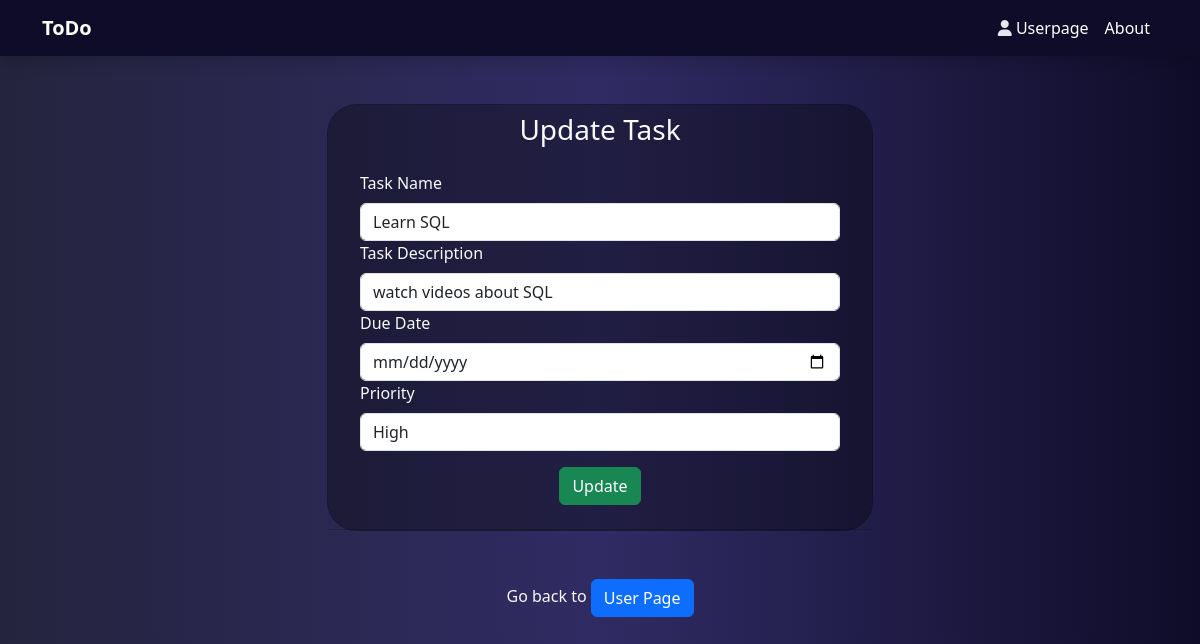
The app's page /Task_manager/update/10 (signed in) with its own data.
### Task_Manager/models.py (models this page shows, shortened)
class TaskModel(models.Model):
    Task_Name = models.CharField(max_length=100)
    Task_Description = models.TextField(max_length=100)
    Created_Date = models.DateTimeField(auto_now=True)
    Due_Date = models.DateTimeField()
    Priority_Level = [
                        ('Low','Low'),
                        ('Medium','Medium'),
                        ('High','High')
                    ]
    Priority = models.CharField(max_length=100,choices=Priority_Level)      # here choices is given as a list before , if we want  we can add it here
    Points = models.IntegerField(default=0)
    Status = models.BooleanField(default=False)
    user = models.ForeignKey(User,on_delete=models.CASCADE)

### Task_Manager/views.py (the view, shortened to what this page needs)
# urls.py: path('Task_manager/update/<int:pk>',TaskUpdate_view.as_view(),name='update'),
class TaskUpdate_view(View):
    def get(self,request,**kwargs):
        data = get_object_or_404(TaskModel,id=kwargs.get('pk'),user=request.user)
        form = Taskform(instance = data)  # we can only use instance in modelform
        return render(request,'update.html',{'form':form})

### Task_Manager/forms.py
class Taskform(forms.ModelForm):
    class Meta:
        model = TaskModel
        fields = ['Task_Name','Task_Description','Due_Date','Priority']
        widgets = {
                    'Task_Name':forms.TextInput(attrs={'class':'form-control','placeholder':'Enter Your Task Name'}),
                    'Task_Description':forms.TextInput(attrs={'class':'form-control','placeholder':'Enter Task Description'}),
                    'Due_Date':forms.DateTimeInput(attrs={'class':'form-control','placeholder':'Enter Due date','type':'date'}),
                    'Priority':forms.Select(attrs={'class':'form-control'})
                  }

### Task_Manager/templates/update.html (shortened to what this page needs)
<!DOCTYPE html>
<html lang="en">
<head>
    <link href="https://cdn.jsdelivr.net/npm/bootstrap@5.3.3/dist/css/bootstrap.min.css"
        rel="stylesheet">
    <link rel="stylesheet" href="https://cdnjs.cloudflare.com/ajax/libs/font-awesome/6.7.2/css/all.min.css">
</head>
<body style="background: #0f0c29;  /* fallback for old browsers */
                background: -webkit-linear-gradient(to right, #24243e, #302b63, #0f0c29);  /* Chrome 10-25, Safari 5.1-6 */
                background: linear-gradient(to right, #24243e, #302b63, #0f0c29); /* W3C, IE 10+/ Edge, Firefox 16+, Chrome 26+, Opera 12+, Safari 7+ */">
    <nav class="navbar navbar-expand-lg  shadow" style="background-color:#0f0c29;">
        <div class="container">
            <a class="navbar-brand text-white fw-bold" href="#">ToDo</a>
            <div class="collapse navbar-collapse " id="navbarSupportedContent">
                <ul class="navbar-nav ms-auto mb-2 mb-lg-0 ">
                    <li class="nav-item">
                        <a class="nav-link active text-white" aria-current="page"
                            href="{%url 'userpage' %}"><i class="fa-solid fa-user" style="color: #e5e7eb;"></i>
                                Userpage</a>
                    </li>
                    <li class="nav-item">
                        <a class="nav-link text-white" href="#">About</a>
                    </li>
                </ul>
            </div>
        </div>
    </nav>
    <div class="container mt-5">
        <div class="row justify-content-center">
            <div class="col-md-6">
                <div class="card text-light" style="background: rgba(0, 0,0, 0.3); border-radius: 30px;">
                    <div class="card-header">
                        <h3 class="text-center">Update Task</h3>
                        <div class="card-body">
                            <form action="" method="post">
                                {%for i in form%}
                                    <div>
                                        <label for="" class="form-label">
                                            {{i.label}}
                                        </label>
                                        {{i}}
                                    </div>
                                {%endfor%}
                                <div class="mt-3 d-flex justify-content-center">
                                    <button type="submit" class="btn btn-success">
                                        Update</button>
                                </div>
                            </form>
                        </div>
                    </div>
                </div>
                <p class="text-center mt-5 text-light">Go back to <a href="{%url 'userpage' %}"><button type="button" class="btn btn-primary">User Page</button></a></p>
            </div>
        </div>
    </div>
</body>
</html>

### records on screen
TaskModel: form "Learn SQL" "watch videos about SQL" "High"

### other values on screen
{{ i.label }} "Task Name" "Task Description" "Due Date" "Priority"
